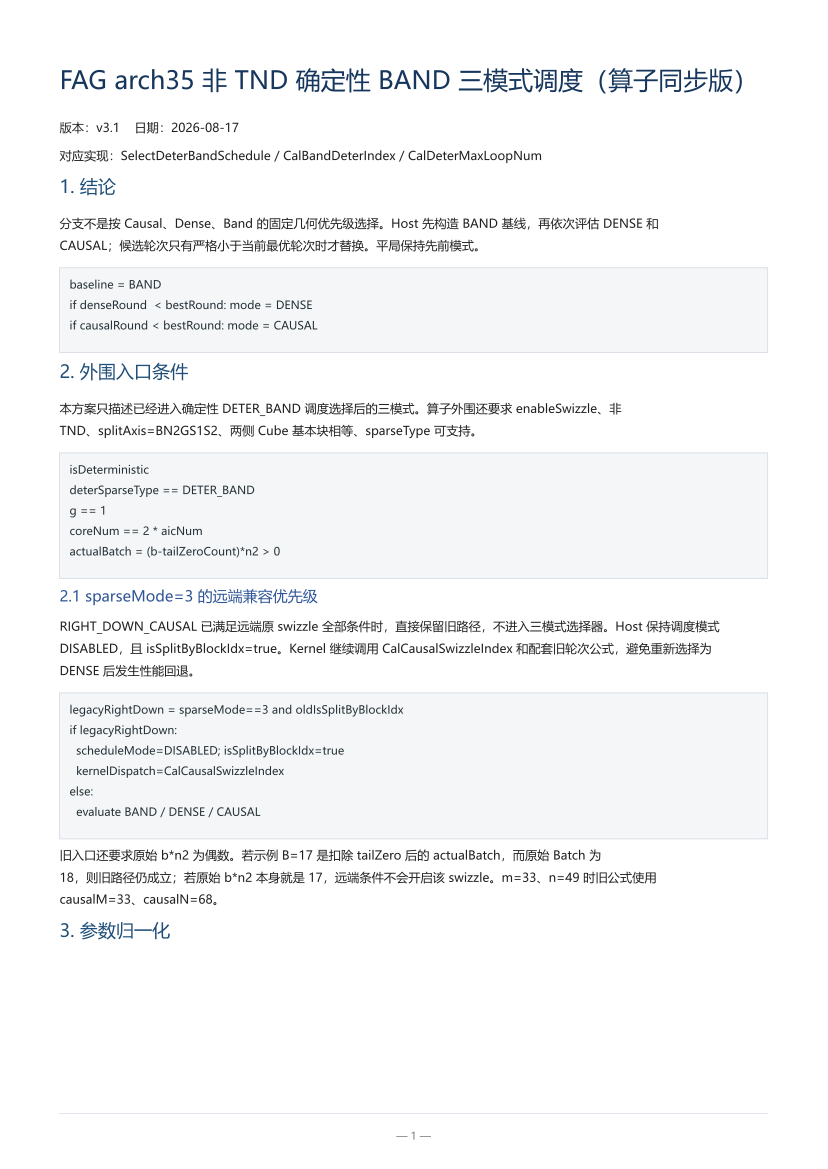

Python code for this plot:
#!/usr/bin/env python3
"""FAG arch35 非 TND 确定性 BAND 三模式调度的算子同构参考实现。

本文件以当前算子实现为准：

* Host: ``SelectDeterBandSchedule``；
* Kernel: ``CalBandDeterIndex`` / ``CalDeterMaxLoopNum``；
* 模式不是固定几何优先级，而是从 BAND 基线开始，仅在候选轮次严格更小时切换；
* CAUSAL 支持偶数 Batch 配对段以及奇数末尾的单 Batch 确定性尾段。

坐标和核号均使用 1-based，便于逐句对照 Kernel。
"""

from __future__ import annotations

import argparse
import math
import re
import unicodedata
from collections import defaultdict
from dataclasses import dataclass
from enum import IntEnum
from pathlib import Path
from typing import Optional


Coordinate = tuple[int, int, int]  # (batch, s1_idx, s2_idx), 1-based
RIGHT_DOWN_CAUSAL_SPARSE_MODE = 3


class DeterBandScheduleMode(IntEnum):
    DISABLED = 0
    CAUSAL = 1
    DENSE = 2
    BAND = 3


@dataclass(frozen=True)
class ScheduleResult:
    mode: DeterBandScheduleMode
    max_round: int
    k: int
    m: int
    n: int
    p: int
    q: int
    b: int
    band_blocks: int = 0
    band_round: Optional[int] = None
    dense_round: Optional[int] = None
    causal_round: Optional[int] = None
    pair_round: int = 0
    tail_round: int = 0
    cols_per_batch: int = 0
    hybrid_pair_count: int = 0

    @property
    def mode_name(self) -> str:
        return self.mode.name


@dataclass(frozen=True)
class VerifyResult:
    ok: bool
    errors: tuple[str, ...]
    schedule: ScheduleResult
    coordinate_count: int
    loads: tuple[int, ...]


def ceil_div(dividend: int, divisor: int) -> int:
    if divisor <= 0:
        raise ValueError("divisor must be positive")
    return dividend // divisor + int(dividend % divisor != 0)


def keep_legacy_right_down_swizzle(sparse_mode: int, legacy_split_by_block_idx: bool) -> bool:
    """镜像 Host 在混合三模式选择前保留远端 RIGHT_DOWN_CAUSAL 路径的条件。"""
    return sparse_mode == RIGHT_DOWN_CAUSAL_SPARSE_MODE and legacy_split_by_block_idx


def calc_legacy_right_down_round(k: int, m: int, n: int, b: int) -> int:
    """镜像 Kernel ``scheduleMode=DISABLED`` 的 RIGHT_DOWN_CAUSAL 最大轮次公式。"""
    if min(k, m, n, b) <= 0:
        return 0
    if m < n:
        causal_m = m
        causal_n = 2 * n - m + 3
    else:
        causal_m = n + 1
        causal_n = n + 2
    return max(causal_m * ceil_div(causal_n * (b // 2), k), causal_n)


def normalize_deter_band_schedule_params(m: int, n: int, p: int, q: int) -> tuple[int, int, int, int]:
    """镜像 Host ``NormalizeDeterBandScheduleParams``。"""
    p = min(p, m)
    q = min(q, n)
    if p < 0:
        return m, n + p, 1, p + q
    if q < 0:
        return m + q, n, p + q, 1
    return m, n, p, q


def seg_params(m: int, n: int, p: int, q: int) -> dict[str, int]:
    """镜像 ``GenBandHybridInfo`` 的 clamp、裁剪和分段。"""
    p = min(p, m)
    q = min(q, n)
    m = min(m, n + p - 1)
    n = min(n, m + q - 1)
    if p + q <= m:
        l1 = q - 1
        l2 = min(n - q + 1, m + 2 - p - q)
        l3 = max(0, min(p + n - m - 1, p + q - 2))
        band_blocks = (
            (2 * p - 2 + q) * l1 // 2
            + (p + q - 1) * l2
            + (p + q - 2) * l3
            - l3 * (l3 - 1) // 2
        )
    else:
        l1 = m - p
        l2 = p + q - m
        l3 = min(n - q, m - 1)
        band_blocks = (p + m - 1) * l1 // 2 + m * l2 + (2 * m - 1 - l3) * l3 // 2
    pair_count = max(0, min(l1, l3 - p + 1))
    return {
        "m": m,
        "n": n,
        "p": p,
        "q": q,
        "L1": l1,
        "L2": l2,
        "L3": l3,
        "n_seg": l1 + l2 + l3,
        "slot": p + q - 1,
        "band_blocks": band_blocks,
        "hybrid_pair_count": pair_count,
        "cols_per_batch": l1 + l2 + l3 - pair_count,
    }


def calc_causal_single_batch_round(k: int, causal_size: int) -> int:
    """镜像 Host 尾段轮次上界，与 ``CalCausalSingleBatchDeterIndex`` 一致。"""
    if k <= 0 or causal_size <= 0:
        return 0
    group_count = causal_size // (2 * k)
    group_round = (2 * causal_size + 1) * group_count - 2 * k * group_count * group_count
    remain = causal_size - 2 * k * group_count
    if remain <= k:
        return group_round + remain
    return group_round + max(remain, 2 * remain - 2 * k + 1)


def select_deter_band_schedule(k: int, m: int, n: int, p: int, q: int, b: int) -> ScheduleResult:
    """镜像算子当前完整调用：先 Normalize，再执行 ``SelectDeterBandSchedule``。"""
    m, n, p, q = normalize_deter_band_schedule_params(m, n, p, q)
    disabled = ScheduleResult(DeterBandScheduleMode.DISABLED, 0, k, m, n, p, q, b)
    if min(k, m, n, p, q, b) <= 0:
        return disabled

    params = seg_params(m, n, p, q)
    m, n, p, q = (params[name] for name in ("m", "n", "p", "q"))
    band_blocks = params["band_blocks"]
    cols_per_batch = params["cols_per_batch"]
    pair_count = params["hybrid_pair_count"]
    slot = params["slot"]

    band_round = ceil_div(b * cols_per_batch, k) * slot
    mode = DeterBandScheduleMode.BAND
    max_round = band_round
    dense_round: Optional[int] = None
    causal_round: Optional[int] = None
    causal_pair_round = 0
    causal_tail_round = 0

    # Dense 候选：所有 k 核必须保持活跃，且同 Batch 同轮列数不能绕 m 后撞同行。
    dense_k = min(k, m * b)
    if dense_k == k and min(dense_k, n) <= m:
        dense_round = ceil_div(n * b, dense_k) * m
        if dense_round < max_round:  # 算子使用严格小于，平局保持先前模式。
            mode = DeterBandScheduleMode.DENSE
            max_round = dense_round

    # Causal 候选：当前算子只启用 lower embedding，不启用 upper 转置。
    lower_size = m + q - 1
    upper_size = n + p - 1
    lower_waste = lower_size * (lower_size + 1) // 2 - band_blocks
    upper_waste = upper_size * (upper_size + 1) // 2 - band_blocks
    use_lower_causal = (
        band_blocks > 0
        and lower_waste >= 0
        and lower_waste <= upper_waste
        and lower_waste <= (band_blocks - 1) // 10
    )
    if use_lower_causal:
        causal_pair_count = b // 2
        causal_k = min(k, lower_size * causal_pair_count)
        if causal_pair_count > 0 and causal_k == k and causal_k <= lower_size:
            causal_pair_round = ceil_div((lower_size + 1) * causal_pair_count, causal_k) * lower_size
            causal_tail_round = 0 if b % 2 == 0 else calc_causal_single_batch_round(k, lower_size)
            causal_round = causal_pair_round + causal_tail_round
            if causal_round < max_round:
                mode = DeterBandScheduleMode.CAUSAL
                max_round = causal_round

    return ScheduleResult(
        mode=mode,
        max_round=max_round,
        k=k,
        m=m,
        n=n,
        p=p,
        q=q,
        b=b,
        band_blocks=band_blocks,
        band_round=band_round,
        dense_round=dense_round,
        causal_round=causal_round,
        pair_round=causal_pair_round,
        tail_round=causal_tail_round,
        cols_per_batch=cols_per_batch,
        hybrid_pair_count=pair_count,
    )


def _valid_band(schedule: ScheduleResult, x: int, y: int) -> bool:
    return (
        1 <= x <= schedule.m
        and 1 <= y <= schedule.n
        and max(1, y - schedule.q + 1) <= x <= min(schedule.m, y + schedule.p - 1)
    )


def cal_dense_swizzle_index(k: int, m: int, n: int, b: int, j: int, r: int) -> Optional[Coordinate]:
    """镜像 Kernel ``CalDenseSwizzleIndex``。"""
    if min(k, m, n, b, j, r) <= 0:
        return None
    active_k = min(k, b * m)
    if j > active_k:
        return None
    zero_j = j - 1
    zero_r = r - 1
    column = (zero_r // m) * active_k + zero_j
    if column >= n * b:
        return None
    batch, y = divmod(column, n)
    x = (y + zero_r) % m
    return batch + 1, x + 1, y + 1


def cal_causal_swizzle_index(k: int, size: int, b: int, j: int, r: int) -> Optional[Coordinate]:
    """镜像方阵路径 ``CalCausalSwizzleIndex``，输入 b 必须是已配对的偶数部分。"""
    result = cal_dense_swizzle_index(k, size, size + 1, b // 2, j, r)
    if result is None:
        return None
    pair_id, x, y = result
    if y >= x + 1:
        return pair_id * 2, size + 1 - x, size - y + 2
    return pair_id * 2 - 1, x, y


def _causal_g2k_single(k: int, j: int, local_round: int, size: int, offset: int) -> tuple[int, int]:
    if j % 2 == 1:
        if local_round <= size - j + 1:
            y = j + offset
            x = y + local_round - 1
        else:
            y = 2 * k + 1 - j + offset
            x = y + 2 * size - 2 * k + 1 - local_round
    else:
        if local_round >= size - 2 * k + 1 + j:
            y = j + offset
            x = y + 2 * size - 2 * k + 1 - local_round
        else:
            y = 2 * k + 1 - j + offset
            x = y + local_round - 1
    return x, y


def _causal_no_rec_single(k: int, size: int, j: int, r: int) -> Optional[tuple[int, int]]:
    if j > size // 2 + 1:
        return None
    if j % 2 == 1:
        if r + j <= size + 1:
            x, y = r + j - 1, j
        else:
            x, y = 2 * size + 2 - j - r, size + 3 - j - size % 2
    else:
        if j <= r + 1 - size % 2:
            x, y = size + j - r - 1 + size % 2, j
        else:
            x, y = size + 2 + r - j - size % 2, size + 3 - j - size % 2
    return (x, y) if 1 <= y <= x <= size else None


def _causal_rec_single(k: int, m: int, n: int, j: int, r: int) -> Optional[tuple[int, int]]:
    if 2 * k < m + 1 and k < n:
        x, y = _causal_g2k_single(k, j, r, m, 0)
        return (x, y) if 1 <= y <= n and y <= x <= m else None
    result = _causal_no_rec_single(k, m, j, r)
    if result is None:
        return None
    x, y = result
    return result if y <= n else None


def cal_causal_single_batch_deter_index(k: int, size: int, j: int, r: int) -> Optional[tuple[int, int]]:
    """镜像 ``CalCausalSingleBatchDeterIndex``，返回单尾 Batch 的 ``(x,y)``。"""
    if min(k, size, j, r) <= 0 or j > k:
        return None
    if k >= size // 2 + 1:
        return _causal_rec_single(k, size, size, j, r)

    group_count = size // (2 * k)
    group_bound = (2 * size + 1) * group_count - 2 * k * group_count * group_count
    if r <= group_bound:
        low, high = 1, group_count
        while low < high:
            middle = (low + high) // 2
            prefix = (2 * size + 1) * middle - 2 * k * middle * middle
            if r <= prefix:
                high = middle
            else:
                low = middle + 1
        group = low
        previous = (2 * size + 1) * (group - 1) - 2 * k * (group - 1) * (group - 1)
        offset = 2 * k * (group - 1)
        group_size = size - offset
        return _causal_g2k_single(k, j, r - previous, group_size, offset)

    full_groups = size // k
    remainder = size % k
    has_k_group = full_groups % 2
    remaining_columns = has_k_group * k + remainder
    if remaining_columns <= 0:
        return None
    local_round = r - group_bound
    tail_size = remaining_columns
    offset = 2 * k * group_count
    if has_k_group == 0 and j <= remaining_columns:
        x = offset + j + local_round - 1
        y = offset + j
        return (x, y) if y <= x <= size else None
    if has_k_group == 1:
        result = _causal_rec_single(k, tail_size, tail_size, j, local_round)
        if result is None:
            return None
        x, y = result
        return x + offset, y + offset
    return None


def cal_band_hybrid_index(schedule: ScheduleResult, j: int, r: int) -> Optional[Coordinate]:
    """镜像 Kernel ``CalBandHybridIndex``。"""
    params = seg_params(schedule.m, schedule.n, schedule.p, schedule.q)
    slot = params["slot"]
    cols_per_batch = params["cols_per_batch"]
    if not (1 <= j <= schedule.k) or r < 1 or slot <= 0 or cols_per_batch <= 0:
        return None
    layer, zero_local_round = divmod(r - 1, slot)
    local_round = zero_local_round + 1
    global_column = layer * schedule.k + j
    if global_column > schedule.b * cols_per_batch:
        return None
    batch = (global_column - 1) // cols_per_batch + 1
    local_column = (global_column - 1) % cols_per_batch + 1
    l1, l2, l3 = params["L1"], params["L2"], params["L3"]
    pair_count = params["hybrid_pair_count"]

    def make(y: int) -> Optional[Coordinate]:
        x = y + local_round - schedule.q
        return (batch, x, y) if _valid_band(schedule, x, y) else None

    if local_column <= pair_count:
        result = make(local_column)
        if result is not None:
            return result
        seg3_index = schedule.p + local_column - 1
        return make(l1 + l2 + seg3_index)
    if local_column <= pair_count + l2:
        return make(l1 + local_column - pair_count)

    single_index = local_column - pair_count - l2
    unpaired_seg1 = l1 - pair_count
    if single_index <= unpaired_seg1:
        return make(pair_count + single_index)
    unpaired_seg3_index = single_index - unpaired_seg1
    unpaired_seg3_prefix = min(schedule.p - 1, l3)
    seg3_index = (
        unpaired_seg3_index
        if unpaired_seg3_index <= unpaired_seg3_prefix
        else unpaired_seg3_index + pair_count
    )
    return make(l1 + l2 + seg3_index)


def schedule_coordinate(schedule: ScheduleResult, j: int, r: int) -> Optional[Coordinate]:
    """按 Host 已选模式镜像 Kernel 坐标分发，并执行 BAND 有效区过滤。"""
    if schedule.mode == DeterBandScheduleMode.DISABLED or not (1 <= r <= schedule.max_round):
        return None
    if schedule.mode == DeterBandScheduleMode.BAND:
        return cal_band_hybrid_index(schedule, j, r)
    if schedule.mode == DeterBandScheduleMode.DENSE:
        result = cal_dense_swizzle_index(schedule.k, schedule.m, schedule.n, schedule.b, j, r)
        if result is None:
            return None
        batch, x, y = result
        return result if _valid_band(schedule, x, y) else None

    causal_size = schedule.m + schedule.q - 1
    pair_count = schedule.b // 2
    paired_batch = pair_count * 2
    if schedule.b % 2 == 1 and r > schedule.pair_round:
        result = cal_causal_single_batch_deter_index(schedule.k, causal_size, j, r - schedule.pair_round)
        if result is None:
            return None
        x_causal, y = result
        batch = schedule.b
    else:
        result = cal_causal_swizzle_index(schedule.k, causal_size, paired_batch, j, r)
        if result is None:
            return None
        batch, x_causal, y = result
    x = x_causal - (schedule.q - 1)
    return (batch, x, y) if _valid_band(schedule, x, y) else None


def calc_pos_hybrid(k: int, m: int, n: int, p: int, q: int, b: int, j: int, r: int):
    """兼容旧入口，返回 ``(w,(x,y))``。"""
    result = schedule_coordinate(select_deter_band_schedule(k, m, n, p, q, b), j, r)
    return None if result is None else (result[0], (result[1], result[2]))


def verify_case(k: int, m: int, n: int, p: int, q: int, b: int) -> VerifyResult:
    schedule = select_deter_band_schedule(k, m, n, p, q, b)
    errors: list[str] = []
    if schedule.mode == DeterBandScheduleMode.DISABLED:
        return VerifyResult(True, (), schedule, 0, tuple(0 for _ in range(max(k, 0))))

    seen: dict[Coordinate, tuple[int, int]] = {}
    row_round: dict[tuple[int, int, int], list[int]] = defaultdict(list)
    column_cores: dict[tuple[int, int], set[int]] = defaultdict(set)
    loads = [0] * k
    for core in range(1, k + 1):
        for round_id in range(1, schedule.max_round + 1):
            coordinate = schedule_coordinate(schedule, core, round_id)
            if coordinate is None:
                continue
            if coordinate in seen:
                errors.append(f"重复坐标 {coordinate}: {seen[coordinate]} 与 {(core, round_id)}")
            else:
                seen[coordinate] = (core, round_id)
            batch, x, y = coordinate
            row_round[(batch, x, round_id)].append(core)
            column_cores[(batch, y)].add(core)
            loads[core - 1] += 1
        if schedule_coordinate(schedule, core, schedule.max_round + 1) is not None:
            errors.append(f"core {core} 在 maxRound 之后仍返回有效坐标")

    expected = {
        (batch, x, y)
        for batch in range(1, b + 1)
        for y in range(1, schedule.n + 1)
        for x in range(max(1, y - schedule.q + 1), min(schedule.m, y + schedule.p - 1) + 1)
    }
    missing = expected - set(seen)
    extra = set(seen) - expected
    if missing:
        errors.append(f"缺失坐标 {len(missing)} 个")
    if extra:
        errors.append(f"越界坐标 {len(extra)} 个")
    collisions = [key for key, cores in row_round.items() if len(cores) > 1]
    if collisions:
        errors.append(f"同 Batch 同行同轮冲突 {len(collisions)} 处")
    split_columns = [key for key, cores in column_cores.items() if len(cores) > 1]
    if split_columns:
        errors.append(f"同一列跨核 {len(split_columns)} 列")
    return VerifyResult(not errors, tuple(errors), schedule, len(seen), tuple(loads))


def verify(k: int, m: int, n: int, p: int, q: int, b: int, verbose: bool = True):
    """兼容旧入口。"""
    result = verify_case(k, m, n, p, q, b)
    if verbose:
        status = "PASS" if result.ok else "FAIL"
        loads = result.loads or (0,)
        print(
            f"{status} mode={result.schedule.mode_name} maxRound={result.schedule.max_round} "
            f"coordinates={result.coordinate_count} load=[{min(loads)},{max(loads)}]"
        )
        for error in result.errors:
            print(f"  {error}")
    return result.ok, list(result.errors)


def run_full_test() -> None:
    assert keep_legacy_right_down_swizzle(RIGHT_DOWN_CAUSAL_SPARSE_MODE, True)
    assert not keep_legacy_right_down_swizzle(RIGHT_DOWN_CAUSAL_SPARSE_MODE, False)
    assert not keep_legacy_right_down_swizzle(4, True)
    assert calc_legacy_right_down_round(28, 33, 49, 17) == 660
    assert calc_legacy_right_down_round(28, 33, 49, 18) == 726

    branch_cases = [
        ((28, 55, 55, 55, 1, 13), DeterBandScheduleMode.CAUSAL, 715),
        ((28, 55, 55, 55, 1, 12), DeterBandScheduleMode.CAUSAL, 660),
        ((28, 55, 55, 55, 55, 2), DeterBandScheduleMode.DENSE, 220),
        ((28, 55, 55, 3, 3, 2), DeterBandScheduleMode.BAND, 20),
    ]
    checked_coordinates = 0
    for arguments, expected_mode, expected_round in branch_cases:
        result = verify_case(*arguments)
        assert result.ok, (arguments, result.errors)
        assert result.schedule.mode == expected_mode, (arguments, result.schedule)
        assert result.schedule.max_round == expected_round, (arguments, result.schedule)
        checked_coordinates += result.coordinate_count

    checked_cases = len(branch_cases)
    for k in (1, 2, 3, 4, 7, 8, 12, 16):
        for size in (4, 5, 8, 15, 23, 31):
            for b in (2, 3, 5):
                for q in (1, 2):
                    result = verify_case(k, size, size, size, q, b)
                    assert result.ok, ((k, size, size, size, q, b), result.errors)
                    checked_cases += 1
                    checked_coordinates += result.coordinate_count
    print(f"PASS full-test cases={checked_cases} coordinates={checked_coordinates}")


def visualize_grouped(
    k: int,
    m: int,
    n: int,
    p: int,
    q: int,
    b: int,
    title: str = "",
    output_path: Optional[str | Path] = None,
    cell_size: float = 0.28,
    dpi: int = 220,
    batches_per_image: int = 2,
) -> list[Path]:
    """按算子实际分支生成核号/轮次图；绘图依赖仅在调用时加载。"""
    import matplotlib.pyplot as plt
    import numpy as np
    from matplotlib.colors import ListedColormap

    schedule = select_deter_band_schedule(k, m, n, p, q, b)
    mapping: list[tuple[int, int, int, int, int]] = []
    for core in range(1, k + 1):
        for round_id in range(1, schedule.max_round + 1):
            result = schedule_coordinate(schedule, core, round_id)
            if result is not None:
                batch, x, y = result
                mapping.append((batch, core, round_id, x, y))

    base_path = Path(output_path) if output_path else Path(__file__).with_name(
        f"band_hybrid_{schedule.mode_name.lower()}_k{k}_m{m}_n{n}_p{p}_q{q}_b{b}.png"
    )
    base_path.parent.mkdir(parents=True, exist_ok=True)
    # Keep the core-color convention aligned with the Dense TND visualizer.
    color_pool = (
        list(plt.get_cmap("tab20", 20).colors)
        + list(plt.get_cmap("tab20b", 20).colors)
        + list(plt.get_cmap("tab20c", 20).colors)
    )
    color_order = np.random.RandomState(42).permutation(len(color_pool))
    selected_colors = [color_pool[index] for index in color_order[:max(k, 1)]]
    cmap = ListedColormap(selected_colors, name=f"shuffled{len(selected_colors)}")
    max_round_digits = max(1, len(str(schedule.max_round)))
    cell_px = max(cell_size * dpi, 56, max_round_digits * 16 + 18)
    text_size = max(6, min(12, cell_px / max(4.5, max_round_digits * 1.4)))
    output_files: list[Path] = []
    for group_index, start_batch in enumerate(range(1, b + 1, batches_per_image), start=1):
        group = list(range(start_batch, min(start_batch + batches_per_image, b + 1)))
        columns = min(2, len(group))
        rows = math.ceil(len(group) / columns)
        fig, axes = plt.subplots(
            rows,
            columns,
            figsize=(
                max(4.5, schedule.n * cell_px / dpi) * columns,
                max(4.5, schedule.m * cell_px / dpi) * rows,
            ),
            dpi=dpi,
            squeeze=False,
        )
        for local_index, batch in enumerate(group):
            ax = axes[local_index // columns][local_index % columns]
            core_map = np.zeros((schedule.m, schedule.n), dtype=int)
            round_map = np.zeros((schedule.m, schedule.n), dtype=int)
            for current_batch, core, round_id, x, y in mapping:
                if current_batch == batch:
                    core_map[x - 1, y - 1] = core
                    round_map[x - 1, y - 1] = round_id
            ax.imshow(
                np.ma.array(core_map, mask=core_map == 0),
                origin="upper",
                cmap=cmap,
                vmin=1,
                vmax=k,
                aspect="equal",
                interpolation="none",
            )
            ax.set_xticks(np.arange(schedule.n + 1) - 0.5, minor=True)
            ax.set_yticks(np.arange(schedule.m + 1) - 0.5, minor=True)
            ax.grid(which="minor", color="black", linestyle="-", linewidth=0.35)
            ax.tick_params(which="minor", length=0)
            if schedule.m <= 40 and schedule.n <= 40:
                ax.set_xticks(np.arange(schedule.n))
                ax.set_yticks(np.arange(schedule.m))
                ax.set_xticklabels(np.arange(1, schedule.n + 1))
                ax.set_yticklabels(np.arange(1, schedule.m + 1))
                ax.tick_params(axis="both", which="major", labelsize=6)
            else:
                ax.set_xticks([])
                ax.set_yticks([])
            ax.set_title(f"Batch {batch}")
            ax.set_xlabel("s2 block")
            ax.set_ylabel("s1 block")
            for x in range(schedule.m):
                for y in range(schedule.n):
                    if round_map[x, y] > 0:
                        ax.text(
                            y,
                            x,
                            str(round_map[x, y]),
                            ha="center",
                            va="center",
                            fontsize=text_size,
                            color="white",
                            fontfamily="Consolas",
                        )
        for index in range(len(group), rows * columns):
            axes[index // columns][index % columns].axis("off")
        fig.suptitle(
            f"{title or 'FAG deterministic BAND schedule'} | mode={schedule.mode_name} "
            f"maxRound={schedule.max_round} | k,m,n,p,q,b={k},{m},{n},{p},{q},{b}"
        )
        fig.tight_layout(rect=(0, 0, 1, 0.95))
        path = base_path.with_name(f"{base_path.stem}_group{group_index:02d}{base_path.suffix}")
        fig.savefig(path, dpi=dpi, bbox_inches="tight")
        plt.close(fig)
        output_files.append(path)
    return output_files


def visualize(*args, **kwargs):
    files = visualize_grouped(*args, batches_per_image=kwargs.pop("batches_per_image", args[5] if len(args) > 5 else 2), **kwargs)
    return files[0] if len(files) == 1 else files


def _display_units(char: str) -> float:
    return 2.0 if unicodedata.east_asian_width(char) in ("W", "F") else 1.0


def _wrap_visual(text: str, width: float) -> list[str]:
    if not text:
        return [""]
    result: list[str] = []
    remaining = text
    while remaining:
        used = 0.0
        split_at = 0
        last_space = -1
        for index, char in enumerate(remaining):
            if used + _display_units(char) > width:
                break
            used += _display_units(char)
            split_at = index + 1
            if char.isspace():
                last_space = split_at
        else:
            result.append(remaining)
            break
        if last_space > 0 and split_at - last_space < 20:
            split_at = last_space
        split_at = max(split_at, 1)
        result.append(remaining[:split_at].rstrip())
        remaining = remaining[split_at:].lstrip()
    return result


def render_pdf(output: Path, preview_dir: Optional[Path] = None) -> Path:
    """生成与本脚本/当前算子一致的固定 A4 方案文档。"""
    import matplotlib.pyplot as plt
    from matplotlib.backends.backend_pdf import PdfPages
    from matplotlib.font_manager import FontProperties
    from matplotlib.patches import Rectangle

    font_paths = [Path(r"C:\Windows\Fonts\msyh.ttc"), Path(r"C:\Windows\Fonts\simhei.ttf")]
    font_path = next((path for path in font_paths if path.exists()), None)
    font = FontProperties(fname=str(font_path)) if font_path else FontProperties(family="sans-serif")
    requested = select_deter_band_schedule(28, 55, 55, 55, 1, 13)
    blocks: list[tuple[str, str]] = [
        ("title", "FAG arch35 非 TND 确定性 BAND 三模式调度（算子同步版）"),
        ("body", "版本：v3.1    日期：2026-08-17"),
        ("body", "对应实现：SelectDeterBandSchedule / CalBandDeterIndex / CalDeterMaxLoopNum"),
        ("h2", "1. 结论"),
        ("body", "分支不是按 Causal、Dense、Band 的固定几何优先级选择。Host 先构造 BAND 基线，再依次评估 DENSE 和 CAUSAL；候选轮次只有严格小于当前最优轮次时才替换。平局保持先前模式。"),
        ("code", "baseline = BAND\nif denseRound  < bestRound: mode = DENSE\nif causalRound < bestRound: mode = CAUSAL"),
        ("h2", "2. 外围入口条件"),
        ("body", "本方案只描述已经进入确定性 DETER_BAND 调度选择后的三模式。算子外围还要求 enableSwizzle、非 TND、splitAxis=BN2GS1S2、两侧 Cube 基本块相等、sparseType 可支持。"),
        ("code", "isDeterministic\ndeterSparseType == DETER_BAND\ng == 1\ncoreNum == 2 * aicNum\nactualBatch = (b-tailZeroCount)*n2 > 0"),
        ("h3", "2.1 sparseMode=3 的远端兼容优先级"),
        ("body", "RIGHT_DOWN_CAUSAL 已满足远端原 swizzle 全部条件时，直接保留旧路径，不进入三模式选择器。Host 保持调度模式 DISABLED，且 isSplitByBlockIdx=true。Kernel 继续调用 CalCausalSwizzleIndex 和配套旧轮次公式，避免重新选择为 DENSE 后发生性能回退。"),
        ("code", "legacyRightDown = sparseMode==3 and oldIsSplitByBlockIdx\nif legacyRightDown:\n  scheduleMode=DISABLED; isSplitByBlockIdx=true\n  kernelDispatch=CalCausalSwizzleIndex\nelse:\n  evaluate BAND / DENSE / CAUSAL"),
        ("body", "旧入口还要求原始 b*n2 为偶数。若示例 B=17 是扣除 tailZero 后的 actualBatch，而原始 Batch 为 18，则旧路径仍成立；若原始 b*n2 本身就是 17，远端条件不会开启该 swizzle。m=33、n=49 时旧公式使用 causalM=33、causalN=68。"),
        ("h2", "3. 参数归一化"),
        ("code", "p = min(p,m); q = min(q,n)\nif p < 0: (m,n,p,q) = (m,n+p,1,p+q)\nif q < 0: (m,n,p,q) = (m+q,n,p+q,1)\n\np=min(p,m); q=min(q,n)\nm=min(m,n+p-1); n=min(n,m+q-1)"),
        ("body", "Python 的 normalize_deter_band_schedule_params() 与 seg_params() 按相同顺序执行，负 token 转换、clamp 和无效空行列裁剪均与算子一致。"),
        ("h2", "4. BAND 基线"),
        ("body", "根据 p+q 与 m 的关系计算 L1/L2/L3、有效块数 bandBlocks、可配对列数 hybridPairCount，以及每个 Batch 的虚拟列数。"),
        ("code", "colsPerBatch = L1+L2+L3-hybridPairCount\nbandSlot    = p+q-1\nbandRound   = ceil(b*colsPerBatch/k)*bandSlot"),
        ("h2", "5. DENSE 候选"),
        ("code", "denseK = min(k,m*b)\neligible = denseK==k and min(denseK,n)<=m\ndenseRound = ceil(n*b/denseK)*m\n仅当 denseRound < bestRound 时选择 DENSE"),
        ("body", "因此 DENSE 与 BAND 轮次相等时仍保持 BAND，这正是旧 Python 与算子容易不一致的边界。"),
        ("h2", "6. CAUSAL 候选"),
        ("body", "当前算子只采用 lower causal embedding。upperWaste 即使更小也不会转置使用，因为会破坏原始列固定归核约束。"),
        ("code", "lowerSize  = m+q-1\nupperSize  = n+p-1\nlowerWaste = C(lowerSize)-bandBlocks\nuseLower = bandBlocks>0 and 0<=lowerWaste<=upperWaste\n           and lowerWaste<=floor((bandBlocks-1)/10)"),
        ("body", "CAUSAL 还要求至少存在一个 Batch pair、配对段不减少活跃核数，并满足 causalK<=lowerSize。"),
        ("code", "pairCount = b//2\ncausalK   = min(k,lowerSize*pairCount)\neligible  = pairCount>0 and causalK==k and causalK<=lowerSize\npairRound = ceil((lowerSize+1)*pairCount/causalK)*lowerSize"),
        ("h3", "6.1 奇数尾 Batch"),
        ("body", "b 为奇数时，前 b-1 个 Batch 继续成对拼接；最后一个 Batch 调用 CalCausalSingleBatchDeterIndex。该函数保持同行同轮互斥和整列单核归属。"),
        ("code", "groupCount = lowerSize//(2*k)\ngroupRound = (2*lowerSize+1)*groupCount-2*k*groupCount^2\nremain = lowerSize-2*k*groupCount\ntailRound = groupRound + (remain if remain<=k\n             else max(remain,2*remain-2*k+1))\ncausalRound = pairRound+tailRound"),
        ("h2", "7. 目标 case 的实际分支"),
        ("code", "k,m,n,p,q,b = 28,55,55,55,1,13\nBAND  = 1430\nDENSE = 1430（平局，不切换）\nCAUSAL pair = 660\nCAUSAL tail = 55\nCAUSAL total = 715"),
        ("body", f"最终 mode={requested.mode_name}，maxRound={requested.max_round}。有效任务数为 20,020，28×715 也为 20,020；每核负载 715，逻辑浪费轮次为 0。"),
        ("h2", "8. Kernel 坐标分发"),
        ("code", "r <= pairRound:\n  CalCausalSwizzleIndex(..., pairedBatch, r)\nr > pairRound and b is odd:\n  CalCausalSingleBatchDeterIndex(..., r-pairRound)\n  batchId = b\n最后执行 x -= q-1 和 BAND 有效区过滤"),
        ("body", "Kernel 的 CAUSAL 总轮次直接读取 Host 序列化的 deterMaxRound；pairRound 在 Kernel 按同一公式计算，因此阶段边界和总轮次均与 Host 对齐。"),
        ("h2", "9. Python 验证项"),
        ("body", "验证包括：分支和 maxRound、坐标全覆盖、无重复/越界、maxRound 后无有效任务、同 Batch 同行同轮无冲突、同一实际列不跨核、偶数配对段和奇数尾段的边界连续。"),
        ("code", "python band_hybrid.py --full-test\npython band_hybrid.py --case 28 55 55 55 1 13\npython band_hybrid.py --render-pdf band_hybrid.pdf"),
        ("h2", "10. 回退说明"),
        ("body", "Python 的 DISABLED 只表示三模式选择器未启用；完整算子还会根据 isSplitByBlockIdx 和原有确定性路径回退。脚本的 k/m/n/p/q/b 分支判断以外围条件已经满足为前提。"),
    ]

    page_size = (8.27, 11.69)
    left, right, top, bottom = 0.072, 0.928, 0.942, 0.062
    styles = {
        "title": (18.0, 0.036, "#17365d", 62.0, "bold", 0.010),
        "h2": (13.0, 0.028, "#1f4e79", 82.0, "bold", 0.006),
        "h3": (10.8, 0.023, "#2f5597", 96.0, "bold", 0.004),
        "body": (8.8, 0.019, "#202020", 108.0, "normal", 0.005),
    }
    output.parent.mkdir(parents=True, exist_ok=True)
    if preview_dir:
        preview_dir.mkdir(parents=True, exist_ok=True)
    with PdfPages(output) as pdf:
        figure = None
        axis = None
        page = 0
        y = top

        def save_page() -> None:
            if figure is None:
                return
            pdf.savefig(figure)
            if preview_dir:
                figure.savefig(preview_dir / f"page-{page:02d}.png", dpi=120)
            plt.close(figure)

        def new_page():
            nonlocal figure, axis, page, y
            if figure is not None:
                save_page()
            page += 1
            figure = plt.figure(figsize=page_size, facecolor="white")
            axis = figure.add_axes((0, 0, 1, 1))
            axis.set_xlim(0, 1)
            axis.set_ylim(0, 1)
            axis.axis("off")
            if page > 1:
                axis.text(left, 0.973, "FAG 确定性 BAND 三模式调度（算子同步版）", ha="left", va="top",
                          fontsize=7.5, color="#6b7280", fontproperties=font)
                axis.plot((left, right), (0.958, 0.958), color="#d7dde5", linewidth=0.6)
            axis.plot((left, right), (0.047, 0.047), color="#d7dde5", linewidth=0.5)
            axis.text(0.5, 0.027, f"— {page} —", ha="center", va="center", fontsize=7.5,
                      color="#777777", fontproperties=font)
            y = top

        new_page()
        for kind, content in blocks:
            if kind == "code":
                lines = [line for source_line in content.splitlines() for line in _wrap_visual(source_line, 111)]
                height = 0.010 * 2 + 0.0175 * max(len(lines), 1)
                if y - height < bottom:
                    new_page()
                axis.add_patch(Rectangle((left, y - height), right - left, height, facecolor="#f4f6f8",
                                         edgecolor="#d5dbe3", linewidth=0.6))
                text_y = y - 0.010
                for line in lines:
                    props = font.copy()
                    props.set_size(8.1)
                    axis.text(left + 0.012, text_y, line, ha="left", va="top", color="#263238",
                              fontproperties=props)
                    text_y -= 0.0175
                y -= height + 0.009
                continue
            size, line_height, color, width, weight, after = styles[kind]
            lines = _wrap_visual(content, width)
            required = line_height * len(lines) + after + (0.035 if kind in ("h2", "h3") else 0)
            if y - required < bottom:
                new_page()
            for line in lines:
                props = font.copy()
                props.set_size(size)
                props.set_weight(weight)
                axis.text(left, y, line, ha="left", va="top", color=color, fontproperties=props)
                y -= line_height
            y -= after
        save_page()
    return output


def _print_case(schedule: ScheduleResult) -> None:
    print(f"mode={schedule.mode_name} maxRound={schedule.max_round}")
    print(f"effective(m,n,p,q)=({schedule.m},{schedule.n},{schedule.p},{schedule.q})")
    print(
        f"candidateRounds: BAND={schedule.band_round} DENSE={schedule.dense_round} "
        f"CAUSAL={schedule.causal_round} (pair={schedule.pair_round}, tail={schedule.tail_round})"
    )


def main() -> None:
    here = Path(__file__).resolve().parent
    parser = argparse.ArgumentParser(description=__doc__)
    parser.add_argument("--case", nargs=6, type=int, metavar=("K", "M", "N", "P", "Q", "B"),
                        default=(32, 32, 64, 32, 32, 32))
    parser.add_argument("--full-test", action="store_true")
    parser.add_argument("--visualize", action="store_true")
    parser.add_argument("--render-pdf", nargs="?", const=str(here / "band_hybrid.pdf"))
    parser.add_argument("--preview-dir", type=Path)
    args = parser.parse_args()

    case = tuple(args.case)
    result = verify_case(*case)
    _print_case(result.schedule)
    print(f"verify={'PASS' if result.ok else 'FAIL'} coordinates={result.coordinate_count}")
    if result.loads:
        print(f"load=[{min(result.loads)},{max(result.loads)}] total={sum(result.loads)}")
    for error in result.errors:
        print(f"  {error}")
    if not result.ok:
        raise SystemExit(1)
    if args.full_test:
        run_full_test()
    if args.visualize:
        for path in visualize_grouped(*case, output_path=here / "outputs" / "band_hybrid.png"):
            print(path.resolve())
    if args.render_pdf:
        print(render_pdf(Path(args.render_pdf), args.preview_dir).resolve())


if __name__ == "__main__":
    main()
